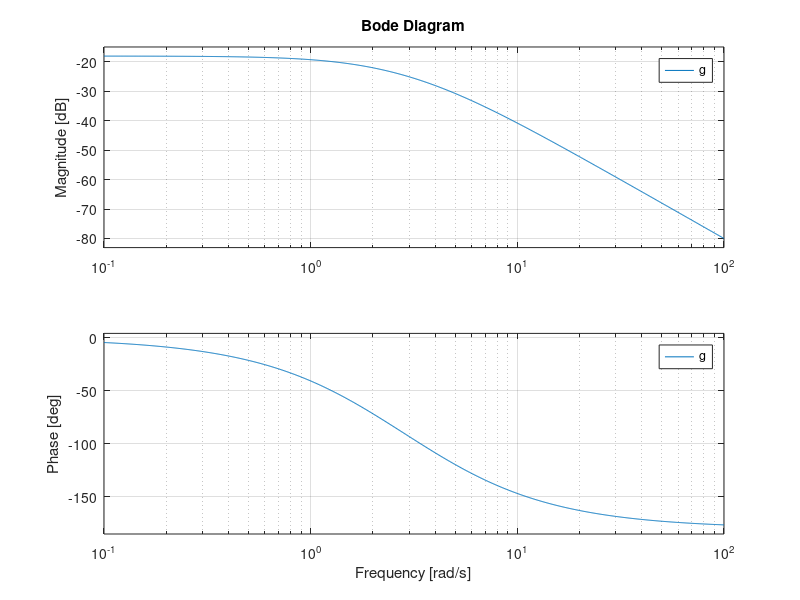
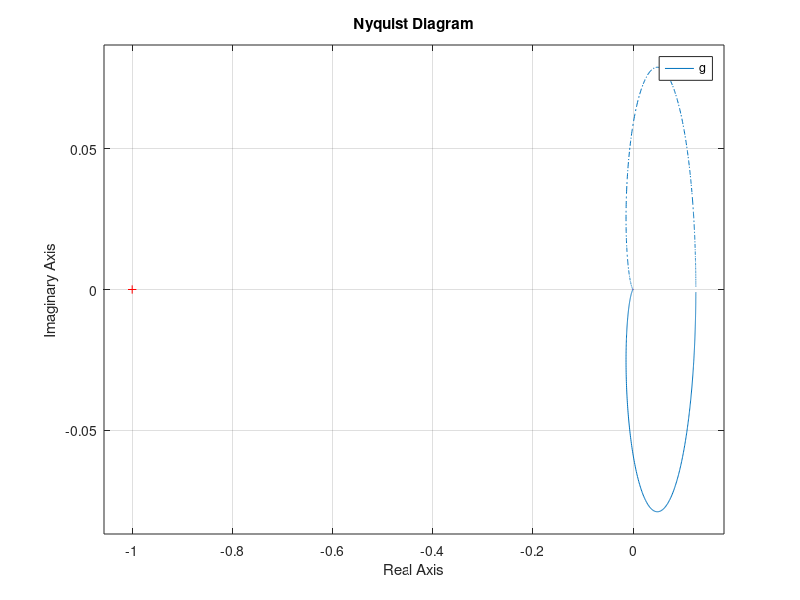
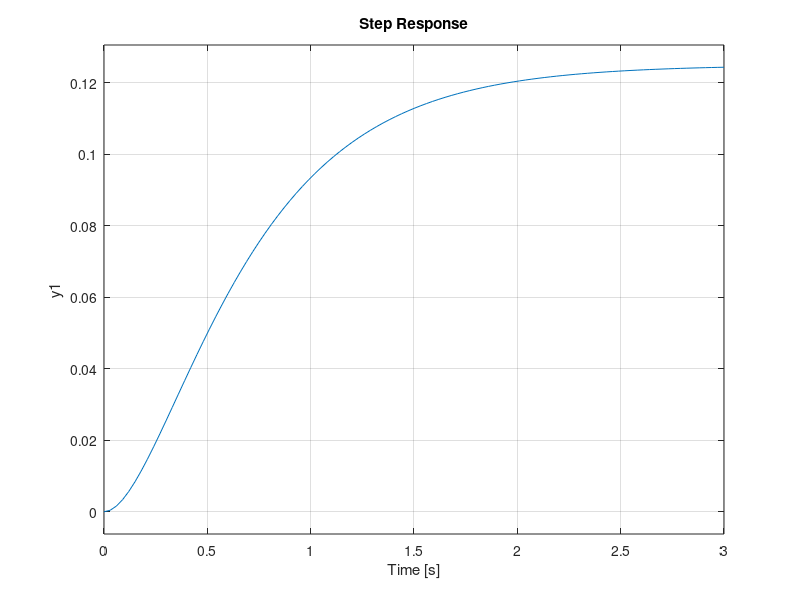

MATLAB code for these plots, in order: (Note: this script raises an error after producing the figures.)
clc; clear; close all;

k = 5;
z = 0.353;
den = [1];
num = [1 6 8] ;

g = tf(den, num)
figure;
bode(g);
figure
nyquist(g);
figure;
step(g);
sisotool(g);
